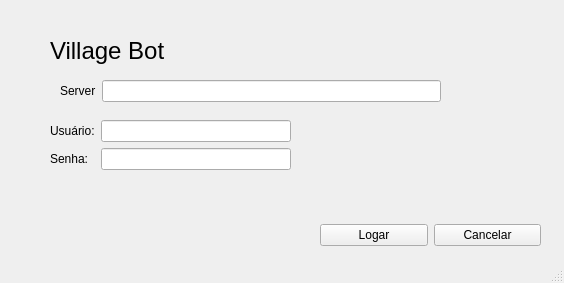
<?xml version="1.0" encoding="UTF-8"?>
<ui version="4.0">
 <class>MainWindow</class>
 <widget class="QMainWindow" name="MainWindow">
  <property name="geometry">
   <rect>
    <x>0</x>
    <y>0</y>
    <width>564</width>
    <height>283</height>
   </rect>
  </property>
  <property name="windowTitle">
   <string>Village Bot</string>
  </property>
  <widget class="QWidget" name="centralwidget">
   <widget class="QWidget" name="formLayoutWidget">
    <property name="geometry">
     <rect>
      <x>60</x>
      <y>80</y>
      <width>381</width>
      <height>31</height>
     </rect>
    </property>
    <layout class="QFormLayout" name="formLayout">
     <item row="0" column="0">
      <widget class="QLabel" name="label">
       <property name="text">
        <string>Server</string>
       </property>
      </widget>
     </item>
     <item row="0" column="1">
      <widget class="QLineEdit" name="le_server"/>
     </item>
    </layout>
   </widget>
   <widget class="QWidget" name="formLayoutWidget_2">
    <property name="geometry">
     <rect>
      <x>50</x>
      <y>120</y>
      <width>241</width>
      <height>80</height>
     </rect>
    </property>
    <layout class="QFormLayout" name="formLayout_2">
     <item row="0" column="0">
      <widget class="QLabel" name="label_2">
       <property name="text">
        <string>Usuário:</string>
       </property>
      </widget>
     </item>
     <item row="1" column="0">
      <widget class="QLabel" name="label_3">
       <property name="text">
        <string>Senha:</string>
       </property>
      </widget>
     </item>
     <item row="0" column="1">
      <widget class="QLineEdit" name="le_user"/>
     </item>
     <item row="1" column="1">
      <widget class="QLineEdit" name="le_pass"/>
     </item>
    </layout>
   </widget>
   <widget class="QLabel" name="label_4">
    <property name="geometry">
     <rect>
      <x>50</x>
      <y>30</y>
      <width>161</width>
      <height>41</height>
     </rect>
    </property>
    <property name="font">
     <font>
      <pointsize>18</pointsize>
     </font>
    </property>
    <property name="text">
     <string>Village Bot</string>
    </property>
   </widget>
   <widget class="QWidget" name="horizontalLayoutWidget">
    <property name="geometry">
     <rect>
      <x>320</x>
      <y>210</y>
      <width>221</width>
      <height>51</height>
     </rect>
    </property>
    <layout class="QHBoxLayout" name="horizontalLayout">
     <item>
      <widget class="QPushButton" name="bt_logar">
       <property name="text">
        <string>Logar</string>
       </property>
      </widget>
     </item>
     <item>
      <widget class="QPushButton" name="bt_cancel">
       <property name="text">
        <string>Cancelar</string>
       </property>
      </widget>
     </item>
    </layout>
   </widget>
  </widget>
  <widget class="QStatusBar" name="statusbar"/>
 </widget>
 <resources/>
 <connections/>
</ui>
